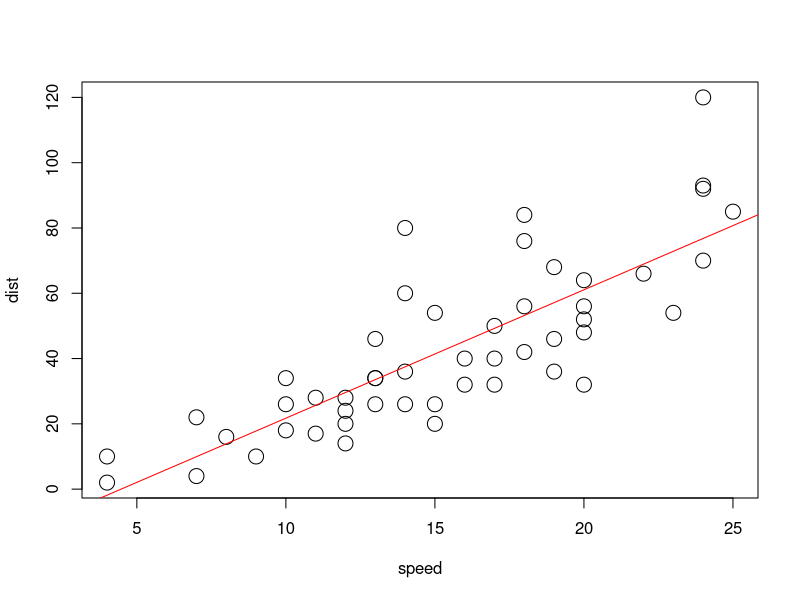

Source code (R):
# cars <- read.csv( "cars.csv")
cars     # built in dataset - comes with R

speed <-  cars$speed  # save speed as a vector
dist <-  cars$dist

plot( speed, dist, cex=2)  # plot x,y
speed.lm <- lm (dist ~ speed)   # save regression line

abline( speed.lm, col="red" )   # plot regression line

write.csv(cars, "cars.csv")  # save data to csv file in working directory